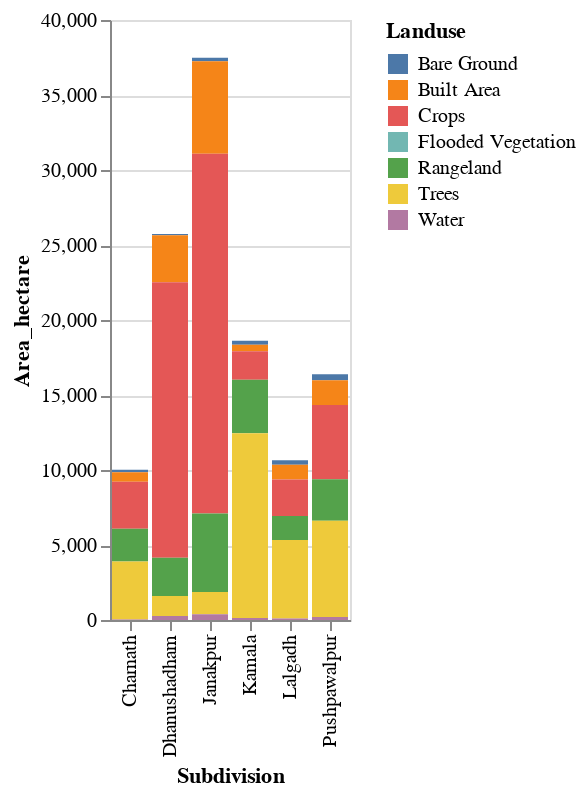

The notebook cell this image was saved under:
### Code cell
# prompt: Using dataframe landuse_summary: bar

import altair as alt

alt.Chart(landuse_summary).mark_bar().encode(
    x='Subdivision',
    y='Area_hectare',
    color='Landuse'
)

### Figure 1 — Vega-Lite specification as saved in the notebook (floating-point values rounded to 4 significant figures)
{"config": {"view": {"continuousWidth": 300, "continuousHeight": 300}}, "data": {"name": "data-52db6c05b4823d44c55521f807a2c916"}, "mark": {"type": "bar"}, "encoding": {"color": {"field": "Landuse", "type": "nominal"}, "x": {"field": "Subdivision", "type": "nominal"}, "y": {"field": "Area_hectare", "type": "quantitative"}}, "$schema": "https://vega.github.io/schema/vega-lite/v5.20.1.json", "datasets": {"data-52db6c05b4823d44c55521f807a2c916": [{"Subdivision": "Charnath", "Landuse": "Bare Ground", "Area_hectare": 154.8, "Percent_of_Subdivision": 1.547, "Percent_of_Total": 0.1302}, {"Subdivision": "Charnath", "Landuse": "Built Area", "Area_hectare": 639.3, "Percent_of_Subdivision": 6.387, "Percent_of_Total": 0.5378}, {"Subdivision": "Charnath", "Landuse": "Crops", "Area_hectare": 3137.0, "Percent_of_Subdivision": 31.34, "Percent_of_Total": 2.639}, {"Subdivision": "Charnath", "Landuse": "Rangeland", "Area_hectare": 2172.0, "Percent_of_Subdivision": 21.7, "Percent_of_Total": 1.827}, {"Subdivision": "Charnath", "Landuse": "Trees", "Area_hectare": 3879.0, "Percent_of_Subdivision": 38.75, "Percent_of_Total": 3.263}, {"Subdivision": "Charnath", "Landuse": "Water", "Area_hectare": 28.26, "Percent_of_Subdivision": 0.2823, "Percent_of_Total": 0.02377}, {"Subdivision": "Dhanushadham", "Landuse": "Bare Ground", "Area_hectare": 87.54, "Percent_of_Subdivision": 0.3401, "Percent_of_Total": 0.07364}, {"Subdivision": "Dhanushadham", "Landuse": "Built Area", "Area_hectare": 3127.0, "Percent_of_Subdivision": 12.15, "Percent_of_Total": 2.63}, {"Subdivision": "Dhanushadham", "Landuse": "Crops", "Area_hectare": 18380.0, "Percent_of_Subdivision": 71.4, "Percent_of_Total": 15.46}, {"Subdivision": "Dhanushadham", "Landuse": "Rangeland", "Area_hectare": 2539.0, "Percent_of_Subdivision": 9.866, "Percent_of_Total": 2.136}, {"Subdivision": "Dhanushadham", "Landuse": "Trees", "Area_hectare": 1348.0, "Percent_of_Subdivision": 5.238, "Percent_of_Total": 1.134}, {"Subdivision": "Dhanushadham", "Landuse": "Water", "Area_hectare": 258.5, "Percent_of_Subdivision": 1.004, "Percent_of_Total": 0.2174}, {"Subdivision": "Janakpur", "Landuse": "Bare Ground", "Area_hectare": 225.6, "Percent_of_Subdivision": 0.6018, "Percent_of_Total": 0.1898}, {"Subdivision": "Janakpur", "Landuse": "Built Area", "Area_hectare": 6174.0, "Percent_of_Subdivision": 16.47, "Percent_of_Total": 5.194}, {"Subdivision": "Janakpur", "Landuse": "Crops", "Area_hectare": 23980.0, "Percent_of_Subdivision": 63.99, "Percent_of_Total": 20.18}, {"Subdivision": "Janakpur", "Landuse": "Rangeland", "Area_hectare": 5233.0, "Percent_of_Subdivision": 13.96, "Percent_of_Total": 4.402}, {"Subdivision": "Janakpur", "Landuse": "Trees", "Area_hectare": 1479.0, "Percent_of_Subdivision": 3.945, "Percent_of_Total": 1.244}, {"Subdivision": "Janakpur", "Landuse": "Water", "Area_hectare": 387.2, "Percent_of_Subdivision": 1.033, "Percent_of_Total": 0.3257}, {"Subdivision": "Kamala", "Landuse": "Bare Ground", "Area_hectare": 266.0, "Percent_of_Subdivision": 1.429, "Percent_of_Total": 0.2237}, {"Subdivision": "Kamala", "Landuse": "Built Area", "Area_hectare": 431.1, "Percent_of_Subdivision": 2.315, "Percent_of_Total": 0.3626}, {"Subdivision": "Kamala", "Landuse": "Crops", "Area_hectare": 1899.0, "Percent_of_Subdivision": 10.2, "Percent_of_Total": 1.597}, {"Subdivision": "Kamala", "Landuse": "Flooded Vegetation", "Area_hectare": 0.893, "Percent_of_Subdivision": 0.004796, "Percent_of_Total": 0.0007512}, {"Subdivision": "Kamala", "Landuse": "Rangeland", "Area_hectare": 3578.0, "Percent_of_Subdivision": 19.22, "Percent_of_Total": 3.01}, {"Subdivision": "Kamala", "Landuse": "Trees", "Area_hectare": 12310.0, "Percent_of_Subdivision": 66.11, "Percent_of_Total": 10.35}, {"Subdivision": "Kamala", "Landuse": "Water", "Area_hectare": 134.6, "Percent_of_Subdivision": 0.7231, "Percent_of_Total": 0.1133}, {"Subdivision": "Lalgadh", "Landuse": "Bare Ground", "Area_hectare": 298.9, "Percent_of_Subdivision": 2.808, "Percent_of_Total": 0.2514}, {"Subdivision": "Lalgadh", "Landuse": "Built Area", "Area_hectare": 971.3, "Percent_of_Subdivision": 9.124, "Percent_of_Total": 0.8171}, {"Subdivision": "Lalgadh", "Landuse": "Crops", "Area_hectare": 2447.0, "Percent_of_Subdivision": 22.98, "Percent_of_Total": 2.058}, {"Subdivision": "Lalgadh", "Landuse": "Rangeland", "Area_hectare": 1587.0, "Percent_of_Subdivision": 14.91, "Percent_of_Total": 1.335}, {"Subdivision": "Lalgadh", "Landuse": "Trees", "Area_hectare": 5243.0, "Percent_of_Subdivision": 49.26, "Percent_of_Total": 4.411}, {"Subdivision": "Lalgadh", "Landuse": "Water", "Area_hectare": 97.6, "Percent_of_Subdivision": 0.9169, "Percent_of_Total": 0.0821}, {"Subdivision": "Pushpawalpur", "Landuse": "Bare Ground", "Area_hectare": 399.2, "Percent_of_Subdivision": 2.437, "Percent_of_Total": 0.3358}, {"Subdivision": "Pushpawalpur", "Landuse": "Built Area", "Area_hectare": 1643.0, "Percent_of_Subdivision": 10.03, "Percent_of_Total": 1.382}, {"Subdivision": "Pushpawalpur", "Landuse": "Crops", "Area_hectare": 4959.0, "Percent_of_Subdivision": 30.28, "Percent_of_Total": 4.172}, {"Subdivision": "Pushpawalpur", "Landuse": "Rangeland", "Area_hectare": 2757.0, "Percent_of_Subdivision": 16.83, "Percent_of_Total": 2.319}, {"Subdivision": "Pushpawalpur", "Landuse": "Trees", "Area_hectare": 6418.0, "Percent_of_Subdivision": 39.19, "Percent_of_Total": 5.399}, {"Subdivision": "Pushpawalpur", "Landuse": "Water", "Area_hectare": 202.6, "Percent_of_Subdivision": 1.237, "Percent_of_Total": 0.1704}]}}
